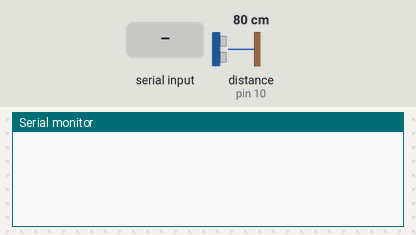
A sketch run on a simulated Arduino Uno, built with avr-gcc and run on an emulated ATmega328P. Shown: the last lines printed to the serial monitor. The inputs (shaded band) are chosen by the test bench; at power-on: distance to the obstacle (sensor on pin 10) 80 cm. The echo pulse lasts 58.3 µs per cm.

Above: at 1.2 s.
1.3 s: "on\n" received over Serial
At 1.55 s:
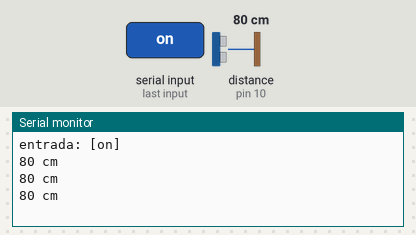
2.8 s: "off\n" received over Serial
At 3.9 s:
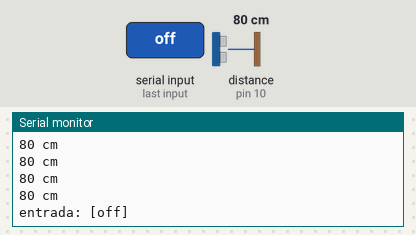
4.3 s: "1\n" received over Serial
At 5.2 s:
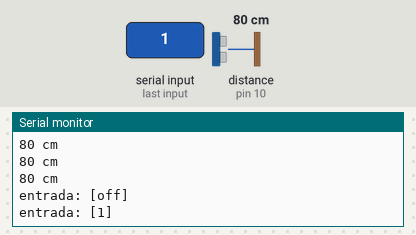

The sketch:

project14.ino
```cpp
#include <Ultrasonic.h>

#define trig 11
#define echo 10

bool controle = false;

Ultrasonic ultrassonico(trig, echo);

void setup(){
  Serial.begin(9600);

  pinMode(trig, OUTPUT);
  pinMode(echo, INPUT);
}

void loop(){
    String entrada = "";

    if(Serial.available() > 0){
      while(Serial.available() > 0){
        char letra = (char) Serial.read();

        if(letra != '\n'){
          entrada += letra;
        }
        delay(10);
      }

      if(entrada == "on"){
        controle = true;
      }else if(entrada == "off"){
        controle = false;
      }

      Serial.print("entrada: [");
      Serial.print(entrada);
      Serial.println("]");
    }

    if(controle == true){
      Serial.print(ultrassonico.Ranging(CM));
      Serial.println(" cm");
      delay(100);
    }
}
```

Measured:
- after the input at 1.3 s, the serial monitor: prints a new line at once (image 1)
- after the input at 2.8 s, the serial monitor: prints a new line after 0.05 s (image 2)
- after the input at 4.3 s, the serial monitor: prints a new line at once (image 3)
